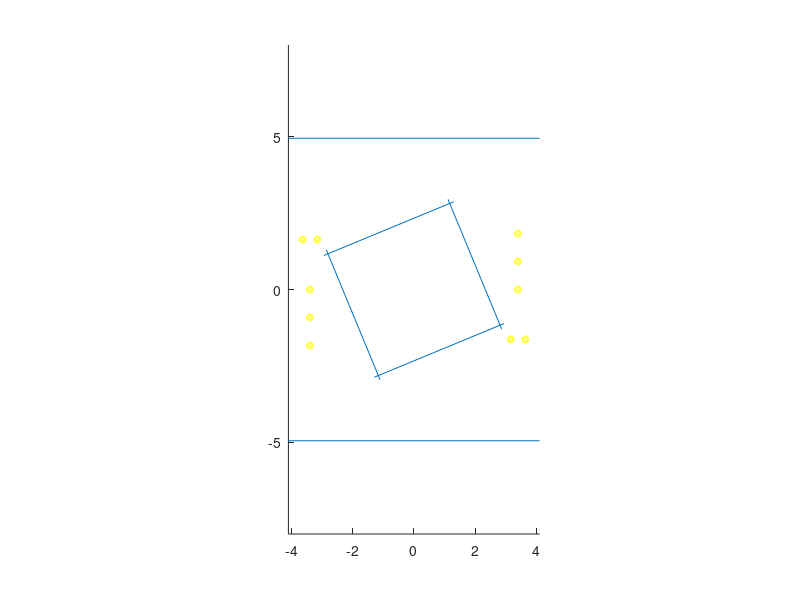

Here is the MATLAB script that generated this plot:
clf;

in_to_ft = 1/12;
ft_to_m = 0.3048;
in_to_m = in_to_ft*ft_to_m;

FIELD_W = (26 + 11.25/12)*ft_to_m;
FIELD_H = (52 + 5.25/12)*ft_to_m;

x0 = 5.58 * ft_to_m;
y0 = 16.21875 * ft_to_m;

figure(1);
hold on;

% initialization lines
line([-FIELD_W/2, FIELD_W/2], [y0, y0]);
line([-FIELD_W/2, FIELD_W/2], [-y0, -y0]);

% rendez-vous
line([43.75*in_to_m, 112.88*in_to_m], [116.00*in_to_m, -51.06*in_to_m]);
line([-116.00*in_to_m, 51.06*in_to_m], [43.75*in_to_m, 112.88*in_to_m]);
line([-43.75*in_to_m, -112.88*in_to_m], [-116.00*in_to_m, 51.06*in_to_m]);
line([116.00*in_to_m, -51.06*in_to_m], [-43.75*in_to_m, -112.88*in_to_m]);

% trench run balls
viscircles([x0 + 66.91*in_to_m, y0 - 122.63*in_to_m], 3.5*in_to_m, "Color", "y");
viscircles([x0 + 66.91*in_to_m, y0 - 158.63*in_to_m], 3.5*in_to_m, "Color", "y");
viscircles([x0 + 66.91*in_to_m, y0 - 194.63*in_to_m], 3.5*in_to_m, "Color", "y");
viscircles(-[x0 + 66.91*in_to_m, y0 - 122.63*in_to_m], 3.5*in_to_m, "Color", "y");
viscircles(-[x0 + 66.91*in_to_m, y0 - 158.63*in_to_m], 3.5*in_to_m, "Color", "y");
viscircles(-[x0 + 66.91*in_to_m, y0 - 194.63*in_to_m], 3.5*in_to_m, "Color", "y");

viscircles([x0 - 191.43*in_to_m, y0 - 130.36*in_to_m], 3.5*in_to_m, "Color", "y");
viscircles([-3.639058000000000, y0 - 130.36*in_to_m], 3.5*in_to_m, "Color", "y");
viscircles(-[x0 - 191.43*in_to_m, y0 - 130.36*in_to_m], 3.5*in_to_m, "Color", "y");
viscircles(-[-3.639058000000000, y0 - 130.36*in_to_m], 3.5*in_to_m, "Color", "y");

axis([-FIELD_W/2, FIELD_W/2, -FIELD_H/2, FIELD_H/2]);
daspect([1, 1, 1]);
hold off;